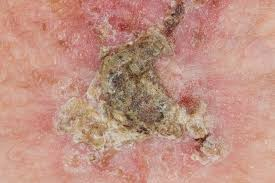
%> input picture Skin_Disease_Detection_code/data_train/AK1.jpg, 275 x 183 px
$ octave --eval "result = EvaluateFeatures(imread('data_train/AK1.jpg'));"   (GNU Octave 9; MATLAB toolbox functions it lacks are replaced by stand-ins)
%> lines starting %> are read from the running program, lines starting %| are printed output that depends on the picture; in (x1, y1, x2, y2) boxes, pixels count from 0 and x2, y2 are one past the last pixel; in counts of white or black regions, pixels touching at a corner belong together; the program's own positions count from 1
% Function to call and evaluate features
function [feat_disease seg_img] =  EvaluateFeatures(I)

% Color Image Segmentation
% Use of K Means clustering for segmentation
% Convert Image from RGB Color Space to L*a*b* Color Space
% The L*a*b* space consists of a luminosity layer 'L*', chromaticity-layer 'a*' and 'b*'.
% All of the color information is in the 'a*' and 'b*' layers.
cform = makecform('srgb2lab');
% Apply the colorform
lab_he = applycform(I,cform);
%> lab_he: size 183x275x3 uint8; mean of channels 1, 2, 3 164.6, 144.9, 143.3

% Classify the colors in a*b* colorspace using K means clustering.
% Since the image has 3 colors create 3 clusters.
% Measure the distance using Euclidean Distance Metric.
ab = double(lab_he(:,:,2:3));
nrows = size(ab,1);
%> nrows = 183
ncols = size(ab,2);
%> ncols = 275
ab = reshape(ab,nrows*ncols,2);
nColors = 3;
[cluster_idx, cluster_center] = kmeans(ab,nColors,'distance','sqEuclidean', ...
                                      'Replicates',3);
%> cluster_center = [151.9 144.4; 144.2 141.9; 135.4 145.2]
%[cluster_idx cluster_center] = kmeans(ab,nColors,'distance','sqEuclidean','Replicates',3);
% Label every pixel in tha image using results from K means
pixel_labels = reshape(cluster_idx,nrows,ncols);
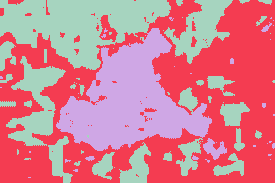
%> pixel_labels: size 183x275 double; 3 distinct labels, from 1 to 3; one colour per label, 0 black
%figure,imshow(pixel_labels,[]), title('Image Labeled by Cluster Index');

% Create a blank cell array to store the results of clustering
segmented_images = cell(1,3);
% Create RGB label using pixel_labels
rgb_label = repmat(pixel_labels,[1,1,3]);
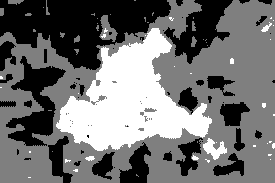
%> rgb_label: size 183x275x3 double; min 1, max 3, mean 1.88; drawn with min black and max white

for k = 1:nColors
    colors = I;
    colors(rgb_label ~= k) = 0;
    segmented_images{k} = colors;
end
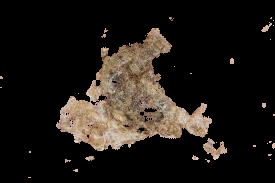
%> colors: size 183x275x3 uint8; mean R, G, B 31.7, 26.7, 21.9
%> after the loop, segmented_images = 3 items


figure, subplot(3,1,1);imshow(segmented_images{1});title('Cluster 1'); subplot(3,1,2);imshow(segmented_images{2});title('Cluster 2');
%> after `imshow(segmented_images{1})`:
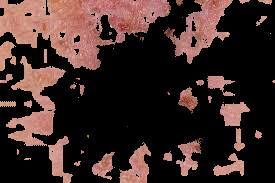
%> displayed picture: size 183x275x3, on the screen's scale of 0 to 255; mean R, G, B 60.5, 41.1, 37.7
%> after `imshow(segmented_images{2})`:
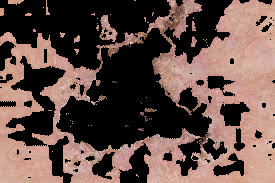
%> displayed picture: size 183x275x3, on the screen's scale of 0 to 255; mean R, G, B 100.2, 77.4, 70.8
subplot(3,1,3);imshow(segmented_images{3});title('Cluster 3');


% Feature Extraction
x = inputdlg('Enter the cluster no. containing the disease affected leaf part only:');
%> the answer given: 3
i = str2double(x);
% Extract the features from the segmented image
seg_img = segmented_images{i};

% Convert to grayscale if image is RGB
if ndims(seg_img) == 3
   img = rgb2gray(seg_img);
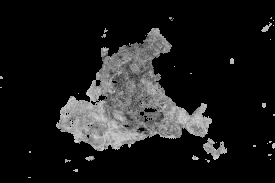
%> img: size 183x275 uint8; min 0, max 222, mean 27.7
end
%figure, imshow(img); title('Gray Scale Image');

% Evaluate the disease affected area
black = im2bw(seg_img,graythresh(seg_img));
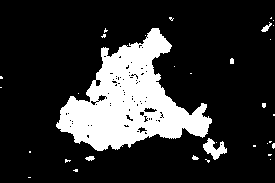
%> black: size 183x275 logical; 19.1% white; 33 white regions (27 under 20 px), largest, box (x1, y1, x2, y2) and area: (56, 28, 212, 151) 9074, (203, 138, 227, 160) 258, (261, 22, 272, 32) 44, (85, 156, 95, 161) 34, (230, 58, 234, 64) 22, (192, 155, 199, 160) 22
%figure, imshow(black);title('Black & White Image');
m = size(seg_img,1);
%> m = 183
n = size(seg_img,2);
%> n = 275

zero_image = zeros(m,n);
%G = imoverlay(zero_image,seg_img,[1 0 0]);

cc = bwconncomp(seg_img,6);
%> cc = 38 connected components
diseasedata = regionprops(cc,'basic');
%> diseasedata = 38 regions; largest, Area and Centroid: 27612 [130.3 102 2], 774 [215 149.5 2], 129 [266.9 28.6 2], 102 [90.7 158.9 2], 66 [195.6 158.5 2]
A1 = diseasedata.Area;
%> A1 = 24
%> (the run ends here)

$ run again, on Skin_Disease_Detection_code/data_train/AK4.jpg
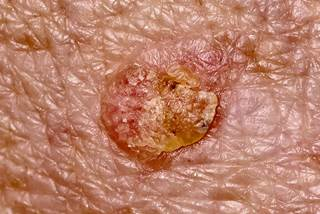
%> input picture Skin_Disease_Detection_code/data_train/AK4.jpg, 320 x 214 px
%> lab_he: size 214x320x3 uint8; mean of channels 1, 2, 3 152.2, 150, 149.9
%> cluster_center = [147.1 144.8; 159.2 166.8; 151.9 152.9]
%> pixel_labels: size 214x320 double; 3 distinct labels, from 1 to 3
%> after the loop in EvaluateFeatures, `for k = 1:nColors`:
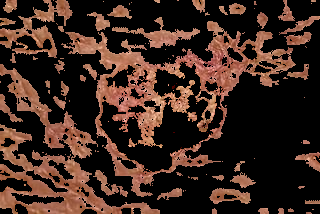
%> colors: size 214x320x3 uint8; mean R, G, B 61.3, 39.5, 30.8
%> after the loop in EvaluateFeatures, `for k = 1:nColors`: segmented_images = 3 items
%> in EvaluateFeatures, `black = im2bw(seg_img,graythresh(seg_img));`:
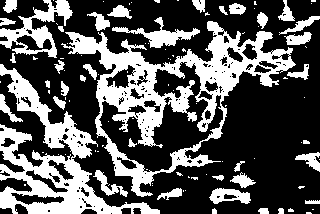
%> black: size 214x320 logical; 34.2% white; 105 white regions (67 under 20 px), largest, box (x1, y1, x2, y2) and area: (61, 21, 296, 197) 10275, (0, 64, 160, 214) 6664, (0, 0, 73, 58) 1494
%> cc = 165 connected components
%> diseasedata = 165 regions; largest, Area and Centroid: 30504 [173.3 91.6 2], 19950 [52.2 162.7 2], 4473 [38.3 29.7 2], 2307 [161.5 35.6 2], 1233 [230 196.4 2]
%> A1 = 234

$ run again, on Skin_Disease_Detection_code/data_train/AK5.jpg
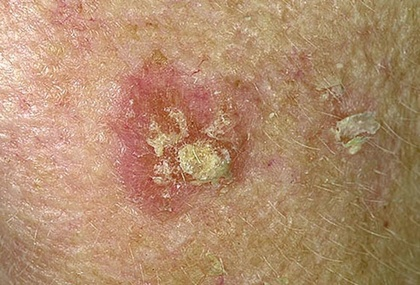
%> input picture Skin_Disease_Detection_code/data_train/AK5.jpg, 420 x 285 px, shrunk from 646 x 438 before the run
%> lab_he: size 285x420x3 uint8; mean of channels 1, 2, 3 156, 139.2, 150.7
%> cluster_center = [152 150.8; 134.9 153.5; 140.7 147.6]
%> pixel_labels: size 285x420 double; 3 distinct labels, from 1 to 3
%> after the loop in EvaluateFeatures, `for k = 1:nColors`:
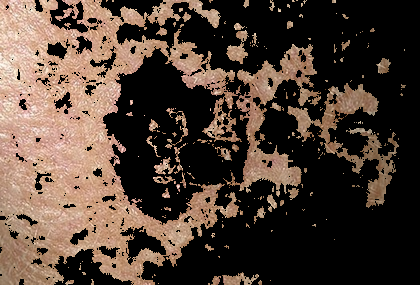
%> colors: size 285x420x3 uint8; mean R, G, B 80, 63.6, 53
%> after the loop in EvaluateFeatures, `for k = 1:nColors`: segmented_images = 3 items
%> in EvaluateFeatures, `black = im2bw(seg_img,graythresh(seg_img));`:
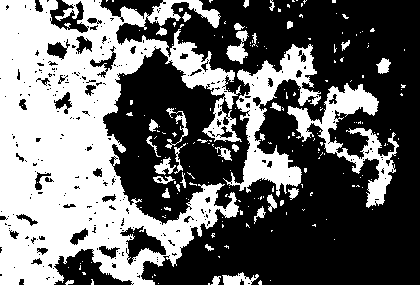
%> black: size 285x420 logical; 41.3% white; 212 white regions (177 under 20 px), largest, box (x1, y1, x2, y2) and area: (0, 0, 242, 285) 37792, (223, 44, 321, 197) 4666, (287, 83, 399, 208) 3634
%> cc = 346 connected components
%> diseasedata = 346 regions; largest, Area and Centroid: 108807 [80.4 145.3 2], 13947 [272.9 118.8 2], 10773 [352.2 135.6 2], 2496 [183.1 12.8 2], 1803 [221.8 125.6 2]
%> A1 = 108807
